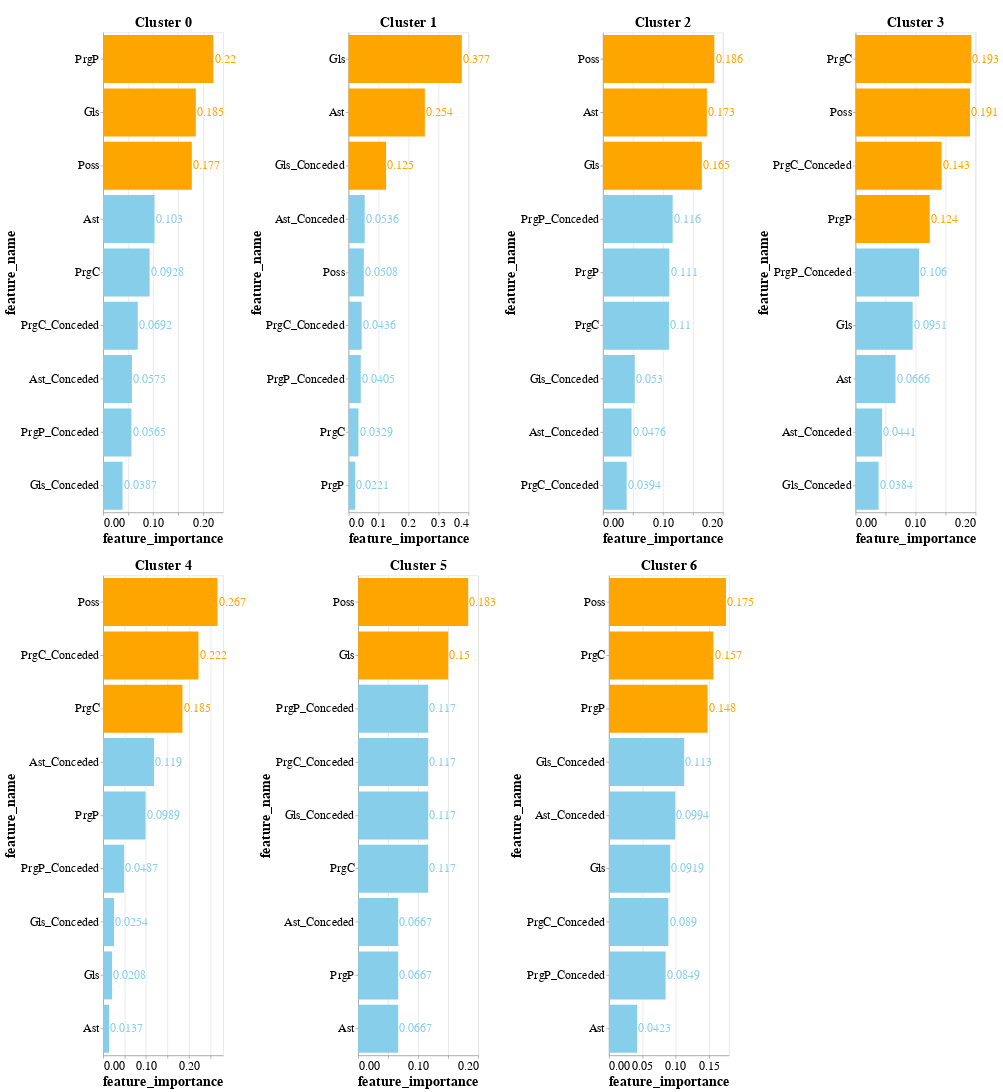

The code cell stored with this chart in its notebook:
### Code cell
final_chart = alt.vconcat()
row_chart = alt.hconcat()

for i in range(OPTIMAL_N_CLUSTERS):
    df_cluster = df_fi[df_fi['cluster'] == i]
    base = alt.Chart(df_cluster, title=f'Cluster {i}').encode(
        x='feature_importance:Q',
        y=alt.Y('feature_name:N').sort('-x'),
        text=alt.Text('feature_importance:Q', format=".3"),
        color=alt.condition(
            alt.datum.feature_importance > 0.12,
            alt.value("orange"),
            alt.value('skyblue')
        )
    )

    bar = base.mark_bar().properties(
        width=200,
        height=800,
    )

    text = base.mark_text(align='left', dx=2)

    chart = (bar + text)
    if i == 0 :
        row_chart = chart
    elif i == 4:
        final_chart = alt.vconcat(final_chart, row_chart) 
        row_chart = chart
    else :
        row_chart = alt.hconcat(row_chart, chart)

final_chart = alt.vconcat(final_chart, row_chart)
    
final_chart.configure_title(
        fontSize=24,
    ).configure_axis(
        labelFontSize=20,
        titleFontSize=24,
    ).configure_text(
        fontSize=20
    )

### Figure 1 — Vega-Lite specification as saved in the notebook (floating-point values rounded to 4 significant figures)
{"config": {"view": {"continuousWidth": 300, "continuousHeight": 300}, "axis": {"labelFontSize": 20, "titleFontSize": 24}, "text": {"fontSize": 20}, "title": {"fontSize": 24}}, "vconcat": [{"vconcat": [{"vconcat": []}, {"hconcat": [{"hconcat": [{"hconcat": [{"layer": [{"mark": {"type": "bar"}, "encoding": {"color": {"condition": {"test": "(datum.feature_importance > 0.12)", "value": "orange"}, "value": "skyblue"}, "text": {"field": "feature_importance", "format": ".3", "type": "quantitative"}, "x": {"field": "feature_importance", "type": "quantitative"}, "y": {"field": "feature_name", "sort": "-x", "type": "nominal"}}, "title": "Cluster 0"}, {"mark": {"type": "text", "align": "left", "dx": 2}, "encoding": {"color": {"condition": {"test": "(datum.feature_importance > 0.12)", "value": "orange"}, "value": "skyblue"}, "text": {"field": "feature_importance", "format": ".3", "type": "quantitative"}, "x": {"field": "feature_importance", "type": "quantitative"}, "y": {"field": "feature_name", "sort": "-x", "type": "nominal"}}, "title": "Cluster 0"}], "data": {"name": "data-a71c61162b834cb85d9682dd549d437a"}, "height": 800, "width": 200}, {"layer": [{"mark": {"type": "bar"}, "encoding": {"color": {"condition": {"test": "(datum.feature_importance > 0.12)", "value": "orange"}, "value": "skyblue"}, "text": {"field": "feature_importance", "format": ".3", "type": "quantitative"}, "x": {"field": "feature_importance", "type": "quantitative"}, "y": {"field": "feature_name", "sort": "-x", "type": "nominal"}}, "title": "Cluster 1"}, {"mark": {"type": "text", "align": "left", "dx": 2}, "encoding": {"color": {"condition": {"test": "(datum.feature_importance > 0.12)", "value": "orange"}, "value": "skyblue"}, "text": {"field": "feature_importance", "format": ".3", "type": "quantitative"}, "x": {"field": "feature_importance", "type": "quantitative"}, "y": {"field": "feature_name", "sort": "-x", "type": "nominal"}}, "title": "Cluster 1"}], "data": {"name": "data-4e7abcc7c9528cded3df3c7e573b408d"}, "height": 800, "width": 200}]}, {"layer": [{"mark": {"type": "bar"}, "encoding": {"color": {"condition": {"test": "(datum.feature_importance > 0.12)", "value": "orange"}, "value": "skyblue"}, "text": {"field": "feature_importance", "format": ".3", "type": "quantitative"}, "x": {"field": "feature_importance", "type": "quantitative"}, "y": {"field": "feature_name", "sort": "-x", "type": "nominal"}}, "title": "Cluster 2"}, {"mark": {"type": "text", "align": "left", "dx": 2}, "encoding": {"color": {"condition": {"test": "(datum.feature_importance > 0.12)", "value": "orange"}, "value": "skyblue"}, "text": {"field": "feature_importance", "format": ".3", "type": "quantitative"}, "x": {"field": "feature_importance", "type": "quantitative"}, "y": {"field": "feature_name", "sort": "-x", "type": "nominal"}}, "title": "Cluster 2"}], "data": {"name": "data-e57738f84e8420ab831a05b3d4fbb511"}, "height": 800, "width": 200}]}, {"layer": [{"mark": {"type": "bar"}, "encoding": {"color": {"condition": {"test": "(datum.feature_importance > 0.12)", "value": "orange"}, "value": "skyblue"}, "text": {"field": "feature_importance", "format": ".3", "type": "quantitative"}, "x": {"field": "feature_importance", "type": "quantitative"}, "y": {"field": "feature_name", "sort": "-x", "type": "nominal"}}, "title": "Cluster 3"}, {"mark": {"type": "text", "align": "left", "dx": 2}, "encoding": {"color": {"condition": {"test": "(datum.feature_importance > 0.12)", "value": "orange"}, "value": "skyblue"}, "text": {"field": "feature_importance", "format": ".3", "type": "quantitative"}, "x": {"field": "feature_importance", "type": "quantitative"}, "y": {"field": "feature_name", "sort": "-x", "type": "nominal"}}, "title": "Cluster 3"}], "data": {"name": "data-ce8ca44bca1ecd8c871562cd9454ba15"}, "height": 800, "width": 200}]}]}, {"hconcat": [{"hconcat": [{"layer": [{"mark": {"type": "bar"}, "encoding": {"color": {"condition": {"test": "(datum.feature_importance > 0.12)", "value": "orange"}, "value": "skyblue"}, "text": {"field": "feature_importance", "format": ".3", "type": "quantitative"}, "x": {"field": "feature_importance", "type": "quantitative"}, "y": {"field": "feature_name", "sort": "-x", "type": "nominal"}}, "title": "Cluster 4"}, {"mark": {"type": "text", "align": "left", "dx": 2}, "encoding": {"color": {"condition": {"test": "(datum.feature_importance > 0.12)", "value": "orange"}, "value": "skyblue"}, "text": {"field": "feature_importance", "format": ".3", "type": "quantitative"}, "x": {"field": "feature_importance", "type": "quantitative"}, "y": {"field": "feature_name", "sort": "-x", "type": "nominal"}}, "title": "Cluster 4"}], "data": {"name": "data-42c36c2e0565d713921d4921e31acbcb"}, "height": 800, "width": 200}, {"layer": [{"mark": {"type": "bar"}, "encoding": {"color": {"condition": {"test": "(datum.feature_importance > 0.12)", "value": "orange"}, "value": "skyblue"}, "text": {"field": "feature_importance", "format": ".3", "type": "quantitative"}, "x": {"field": "feature_importance", "type": "quantitative"}, "y": {"field": "feature_name", "sort": "-x", "type": "nominal"}}, "title": "Cluster 5"}, {"mark": {"type": "text", "align": "left", "dx": 2}, "encoding": {"color": {"condition": {"test": "(datum.feature_importance > 0.12)", "value": "orange"}, "value": "skyblue"}, "text": {"field": "feature_importance", "format": ".3", "type": "quantitative"}, "x": {"field": "feature_importance", "type": "quantitative"}, "y": {"field": "feature_name", "sort": "-x", "type": "nominal"}}, "title": "Cluster 5"}], "data": {"name": "data-db7caefb564dce653e25771ad4d46afc"}, "height": 800, "width": 200}]}, {"layer": [{"mark": {"type": "bar"}, "encoding": {"color": {"condition": {"test": "(datum.feature_importance > 0.12)", "value": "orange"}, "value": "skyblue"}, "text": {"field": "feature_importance", "format": ".3", "type": "quantitative"}, "x": {"field": "feature_importance", "type": "quantitative"}, "y": {"field": "feature_name", "sort": "-x", "type": "nominal"}}, "title": "Cluster 6"}, {"mark": {"type": "text", "align": "left", "dx": 2}, "encoding": {"color": {"condition": {"test": "(datum.feature_importance > 0.12)", "value": "orange"}, "value": "skyblue"}, "text": {"field": "feature_importance", "format": ".3", "type": "quantitative"}, "x": {"field": "feature_importance", "type": "quantitative"}, "y": {"field": "feature_name", "sort": "-x", "type": "nominal"}}, "title": "Cluster 6"}], "data": {"name": "data-720755d79342ad3809e37e8210025c0e"}, "height": 800, "width": 200}]}], "$schema": "https://vega.github.io/schema/vega-lite/v5.8.0.json", "datasets": {"data-a71c61162b834cb85d9682dd549d437a": [{"cluster": 0, "feature_name": "PrgP", "feature_importance": 0.2202}, {"cluster": 0, "feature_name": "Gls", "feature_importance": 0.1852}, {"cluster": 0, "feature_name": "Poss", "feature_importance": 0.1773}, {"cluster": 0, "feature_name": "Ast", "feature_importance": 0.1027}, {"cluster": 0, "feature_name": "PrgC", "feature_importance": 0.09281}, {"cluster": 0, "feature_name": "PrgC_Conceded", "feature_importance": 0.06917}, {"cluster": 0, "feature_name": "Ast_Conceded", "feature_importance": 0.05747}, {"cluster": 0, "feature_name": "PrgP_Conceded", "feature_importance": 0.05647}, {"cluster": 0, "feature_name": "Gls_Conceded", "feature_importance": 0.03868}], "data-4e7abcc7c9528cded3df3c7e573b408d": [{"cluster": 1, "feature_name": "Gls", "feature_importance": 0.3773}, {"cluster": 1, "feature_name": "Ast", "feature_importance": 0.2542}, {"cluster": 1, "feature_name": "Gls_Conceded", "feature_importance": 0.125}, {"cluster": 1, "feature_name": "Ast_Conceded", "feature_importance": 0.05364}, {"cluster": 1, "feature_name": "Poss", "feature_importance": 0.05083}, {"cluster": 1, "feature_name": "PrgC_Conceded", "feature_importance": 0.04357}, {"cluster": 1, "feature_name": "PrgP_Conceded", "feature_importance": 0.04055}, {"cluster": 1, "feature_name": "PrgC", "feature_importance": 0.03286}, {"cluster": 1, "feature_name": "PrgP", "feature_importance": 0.02208}], "data-e57738f84e8420ab831a05b3d4fbb511": [{"cluster": 2, "feature_name": "Poss", "feature_importance": 0.1855}, {"cluster": 2, "feature_name": "Ast", "feature_importance": 0.1731}, {"cluster": 2, "feature_name": "Gls", "feature_importance": 0.1647}, {"cluster": 2, "feature_name": "PrgP_Conceded", "feature_importance": 0.1161}, {"cluster": 2, "feature_name": "PrgP", "feature_importance": 0.1106}, {"cluster": 2, "feature_name": "PrgC", "feature_importance": 0.1099}, {"cluster": 2, "feature_name": "Gls_Conceded", "feature_importance": 0.053}, {"cluster": 2, "feature_name": "Ast_Conceded", "feature_importance": 0.04758}, {"cluster": 2, "feature_name": "PrgC_Conceded", "feature_importance": 0.03944}], "data-ce8ca44bca1ecd8c871562cd9454ba15": [{"cluster": 3, "feature_name": "PrgC", "feature_importance": 0.1927}, {"cluster": 3, "feature_name": "Poss", "feature_importance": 0.1906}, {"cluster": 3, "feature_name": "PrgC_Conceded", "feature_importance": 0.1433}, {"cluster": 3, "feature_name": "PrgP", "feature_importance": 0.1235}, {"cluster": 3, "feature_name": "PrgP_Conceded", "feature_importance": 0.1057}, {"cluster": 3, "feature_name": "Gls", "feature_importance": 0.09513}, {"cluster": 3, "feature_name": "Ast", "feature_importance": 0.06656}, {"cluster": 3, "feature_name": "Ast_Conceded", "feature_importance": 0.04412}, {"cluster": 3, "feature_name": "Gls_Conceded", "feature_importance": 0.03836}], "data-42c36c2e0565d713921d4921e31acbcb": [{"cluster": 4, "feature_name": "Poss", "feature_importance": 0.2665}, {"cluster": 4, "feature_name": "PrgC_Conceded", "feature_importance": 0.2223}, {"cluster": 4, "feature_name": "PrgC", "feature_importance": 0.1849}, {"cluster": 4, "feature_name": "Ast_Conceded", "feature_importance": 0.1188}, {"cluster": 4, "feature_name": "PrgP", "feature_importance": 0.09886}, {"cluster": 4, "feature_name": "PrgP_Conceded", "feature_importance": 0.04871}, {"cluster": 4, "feature_name": "Gls_Conceded", "feature_importance": 0.02541}, {"cluster": 4, "feature_name": "Gls", "feature_importance": 0.0208}, {"cluster": 4, "feature_name": "Ast", "feature_importance": 0.01368}], "data-db7caefb564dce653e25771ad4d46afc": [{"cluster": 5, "feature_name": "Poss", "feature_importance": 0.1833}, {"cluster": 5, "feature_name": "Gls", "feature_importance": 0.15}, {"cluster": 5, "feature_name": "PrgP_Conceded", "feature_importance": 0.1167}, {"cluster": 5, "feature_name": "PrgC_Conceded", "feature_importance": 0.1167}, {"cluster": 5, "feature_name": "Gls_Conceded", "feature_importance": 0.1167}, {"cluster": 5, "feature_name": "PrgC", "feature_importance": 0.1167}, {"cluster": 5, "feature_name": "Ast_Conceded", "feature_importance": 0.06667}, {"cluster": 5, "feature_name": "PrgP", "feature_importance": 0.06667}, {"cluster": 5, "feature_name": "Ast", "feature_importance": 0.06667}], "data-720755d79342ad3809e37e8210025c0e": [{"cluster": 6, "feature_name": "Poss", "feature_importance": 0.1754}, {"cluster": 6, "feature_name": "PrgC", "feature_importance": 0.1566}, {"cluster": 6, "feature_name": "PrgP", "feature_importance": 0.1478}, {"cluster": 6, "feature_name": "Gls_Conceded", "feature_importance": 0.1128}, {"cluster": 6, "feature_name": "Ast_Conceded", "feature_importance": 0.09936}, {"cluster": 6, "feature_name": "Gls", "feature_importance": 0.09191}, {"cluster": 6, "feature_name": "PrgC_Conceded", "feature_importance": 0.08902}, {"cluster": 6, "feature_name": "PrgP_Conceded", "feature_importance": 0.08488}, {"cluster": 6, "feature_name": "Ast", "feature_importance": 0.04226}]}}
